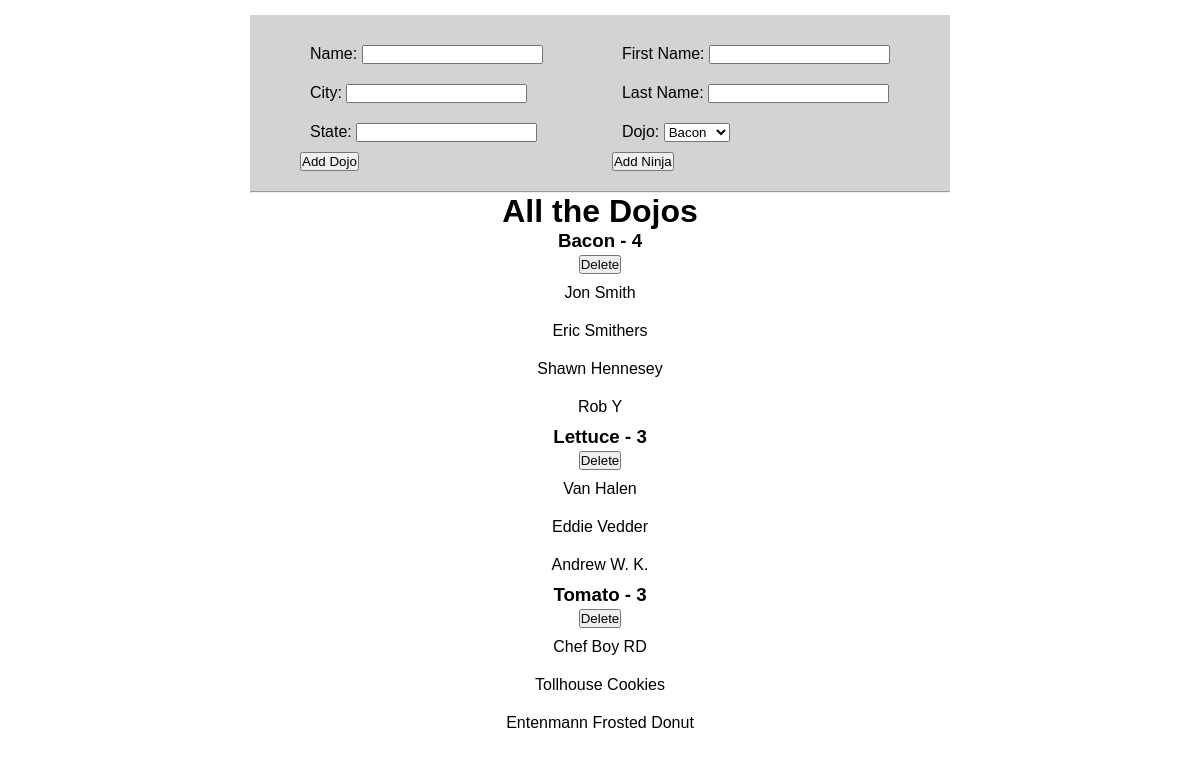
The page / on the database its author committed.
### dojoNinjaApp/models.py (models this page shows)
class Dojo(models.Model):
    name = models.CharField(max_length=255)
    city = models.CharField(max_length=255)
    state = models.CharField(max_length=255)
    desc = models.TextField()
    created_at = models.DateTimeField(auto_now_add=True)
    updated_at = models.DateTimeField(auto_now=True)

class Ninja(models.Model):
    first_name = models.CharField(max_length=255)
    student = models.ForeignKey(Dojo, related_name="post_updated", on_delete=models.CASCADE)
    last_name = models.CharField(max_length=255)
    created_at = models.DateTimeField(auto_now_add=True)
    update_at = models.DateTimeField(auto_now=True)

### dojoNinjaApp/views.py (the view)
# urls.py: path('', views.index),
def index(request):
    context = {
        "all_dojo" : Dojo.objects.all(), #all_dojos is the info that the HTML File will be looking at : the second half is what is need to pull data from the database.
        "all_ninja" : Ninja.objects.all()
    }
    return render(request, "index.html", context)

### dojoNinjaApp/templates/index.html (shortened to what this page needs)
<!DOCTYPE html>
<html lang="en">
<head>
</head>
<body>
    <div id="container">
        <div id="form">
            <div class="dojoForm">
                <form action="/dojoPost" method="post">
                    <p>Name: <input type="text" name="dojo_name" id=""></p>
                    <p>City: <input type="text" name="dojo_city" id=""></p>
                    <p>State: <input type="text" name="dojo_state" id=""></p>
                    <input class="btn" type="submit" value="Add Dojo">
                </form>
            </div>
            <div class="ninjaForm">
                <form action="/ninjaPost" method="post">
                    <p>First Name: <input type="text" name="ninja_fname" id=""></p>
                    <p>Last Name: <input type="text" name="ninja_lname" id=""></p>
                    <p>Dojo: <select name="ninja_dojo" id="">
                        {% for x in all_dojo %}
                        <option value="{{ x.id }}">
                            <p>{{ x.name }}</p>
                        </option>
                        {% endfor %}
                    </select>
                    </p>
                    <input class="btn" type="submit" value="Add Ninja">
                </form>
            </div>
        </div>
        <hr>
        <div id="dojo_list">
            <h1>All the Dojos</h1>
            {% for d in all_dojo %}
            <h3> {{ d.name }} - {{d.post_updated.count}}
                <form action="/delete" method="post">
                    <input type="submit" value="Delete">
                </form>
            </h3>
                {% for n in d.post_updated.all %}
                <p>{{ n.first_name }} {{ n.last_name }}</p>
                {% endfor %}
            {% endfor %}
        </div>
    </div>
</body>
</html>

### dojoNinjaApp/templates/index.html (style rules this page uses)
* { margin: 0; padding: 0; }
body { font-family: sans-serif; }
#container { margin: 15px auto; width: 700px; }
#dojo_list { text-align: center; }
#form { background-color: lightgray; display: flex; justify-content: space-between; align-items: center; padding: 20px 50px; }
p { padding: 10px; }
.btn { text-align: center; }

### rows shown on the page
Dojo: name "Bacon", post_updated.count "4"
Ninja: first_name "Jon", last_name "Smith"
Ninja: first_name "Eric", last_name "Smithers"
Ninja: first_name "Shawn", last_name "Hennesey"
Ninja: first_name "Rob", last_name "Y"
Dojo: name "Lettuce", post_updated.count "3"
Ninja: first_name "Van", last_name "Halen"
Ninja: first_name "Eddie", last_name "Vedder"
Ninja: first_name "Andrew", last_name "W. K."
Dojo: name "Tomato", post_updated.count "3"
Ninja: first_name "Chef Boy", last_name "RD"
Ninja: first_name "Tollhouse", last_name "Cookies"
Ninja: first_name "Entenmann", last_name "Frosted Donut"
